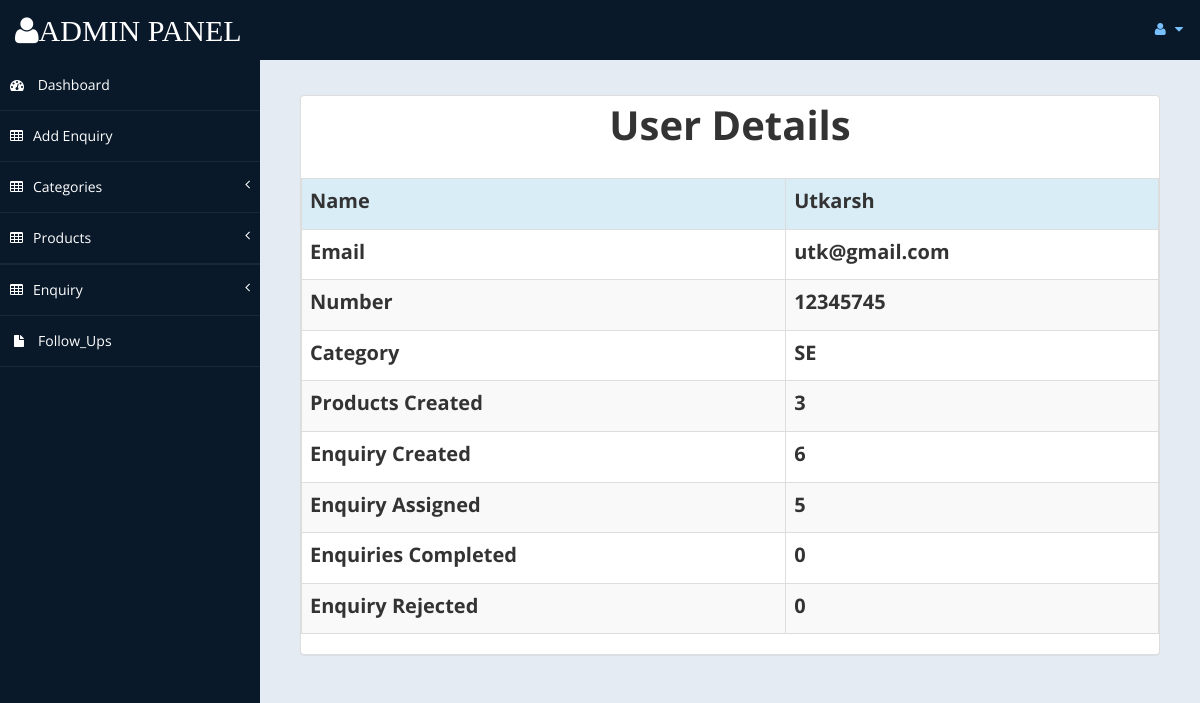
The page /user_profile.php (signed in) on the database its author committed.
### tables this page shows
CREATE TABLE IF NOT EXISTS `myusers` (
  `id` int(6) unsigned NOT NULL AUTO_INCREMENT,
  `name` varchar(30) NOT NULL,
  `number` varchar(10) DEFAULT NULL,
  `email` varchar(50) NOT NULL,
  `password` varchar(10) NOT NULL,
  `category` enum('admin','adminstrator','SE') DEFAULT NULL,
  PRIMARY KEY (`id`)
);

### user_profile.php (the view, shortened to what this page needs)
<!DOCTYPE html>
<html xmlns="http://www.w3.org/1999/xhtml">
<head>
    <link href="assets/css/bootstrap.css" rel="stylesheet" />
    <link href="assets/css/font-awesome.css" rel="stylesheet" />
    <link href="assets/css/custom-styles.css" rel="stylesheet" />
      <link href="assets/js/dataTables/dataTables.bootstrap.css" rel="stylesheet" />
</head>
<body  style="overflow-x:hidden;">
    <div id="wrapper">
      <?php include('db1.php');
include('session.php');
$email_id=$_SESSION['email'];
 ?>
        <div id="page-wrapper"  >
            <div id="page-inner">
			 <div class="row">
                         <div class="col-md-12">
                         <div class="panel panel-default" style="width:100%;" >
                      <div class='enquiry_form'>
                    <?php
                                include('db1.php');
                                $sql = "SELECT * FROM myusers where email='$email_id'";
                    if($result = mysqli_query($conn, $sql)){
                        if(mysqli_num_rows($result) > 0){
                                while($row = mysqli_fetch_array($result)){
                                $id=$row["id"];
                                $name=$row["name"];
                                $email=$row["email"];
                                $number=$row['number'];
                                $category=$row['category'];
                            }
                        }
                    }
                        ?>
            <div   class="table-responsive">
            <div style="text-align:center">
            <label style="font-size:40px">User Details </label>
            </div>
            <table class="table table-striped table-bordered table-hover">
            <tr class="info">
            <td>
            <label style="font-size:20px">Name</label></td>
            <td><label style="font-size:20px"><?php echo $name ?></label></td>
          </tr>
            <br>
              <tr>
            <td>
            <label style="font-size:20px">Email</label></td>
            <td><label style="font-size:20px"><?php echo $email ?></label></td>
          </tr>  <tr>
            <td>
            <label style="font-size:20px">Number</label></td>
            <td><label style="font-size:20px"><?php echo $number ?></label></td>
          </tr>  <tr>
            <td>
            <label style="font-size:20px">Category</label></td>
            <td><label style="font-size:20px"><?php echo $category ?></label></td>
          </tr>
            <?php
            include('db1.php');
            $sql1 = "SELECT COUNT(name) AS name  FROM product where user_id='$id'";
            if($result1 = mysqli_query($conn, $sql1)){
            if(mysqli_num_rows($result1) > 0){
            while($row1 = mysqli_fetch_array($result1)){
                                     $count_products=$row1['name'];
              }
            }
          }
              ?>
              <?php
            include('db1.php');
            $sql1 = "SELECT COUNT(name) AS name  FROM enquiry where user_id='$id' AND id NOT IN(SELECT enquiry_id from followup where status='Confirm' OR status ='Reject' )";
            if($result1 = mysqli_query($conn, $sql1)){
            if(mysqli_num_rows($result1) > 0){
            while($row1 = mysqli_fetch_array($result1)){
                                     $count_enquiry=$row1['name'];
              }
            }
          }
              ?>
              <?php
            include('db1.php');
            $sql1 = "SELECT COUNT(name) AS name  FROM enquiry where assigned='$id'";
            if($result1 = mysqli_query($conn, $sql1)){
            if(mysqli_num_rows($result1) > 0){
            while($row1 = mysqli_fetch_array($result1)){
                                     $count_assigned=$row1['name'];
              }
            }
          }
              ?>
              <?php
            include('db1.php');
            $sql1 = "SELECT COUNT(enquiry_id) AS enquiry_id  FROM followup where transfer_id='$id' and status='Confirm'";
            if($result1 = mysqli_query($conn, $sql1)){
            if(mysqli_num_rows($result1) > 0){
            while($row1 = mysqli_fetch_array($result1)){
            $count_completed=$row1['enquiry_id'];
              }
            }
          }
              ?>
              <?php
            include('db1.php');
            $sql1 = "SELECT COUNT(enquiry_id) AS enquiry  FROM followup where transfer_id='$id' and status='Reject'";
            if($result1 = mysqli_query($conn, $sql1)){
            if(mysqli_num_rows($result1) > 0){
            while($row1 = mysqli_fetch_array($result1)){
            $count_reject=$row1['enquiry'];
              }
            }
          }
              ?>
                <tr>
            <td>
            <label style="font-size:20px">Products Created</label></td>
            <td><label style="font-size:20px"><?php echo $count_products; ?></label></td>
          </tr>
            <tr>
            <td>
            <label style="font-size:20px">Enquiry Created</label></td>
            <td><label style="font-size:20px"><?php echo $count_enquiry; ?></label></td>
          </tr>
            <tr>
            <td>
            <label style="font-size:20px">Enquiry Assigned</label></td>
            <td><label style="font-size:20px">
              <?php
              if($count_completed==0)
               {
                echo $count_assigned;
               }
               else{
               echo $count_assigned-$count_completed;
                }
                ?>
            </label></td>
          </tr>
          <tr>
            <td>
            <label style="font-size:20px">Enquiries Completed</label></td>
            <td><label style="font-size:20px"><?php echo $count_completed; ?>
              </label></td>
          </tr>
          <tr>
            <td>
            <label style="font-size:20px">Enquiry Rejected</label></td>
            <td><label style="font-size:20px"><?php echo $count_reject; ?></label></td>
          </tr>
        </table>
      </div>
                   </div>
               </div>
           </div>
                    </div>
                </div>
              </div>
				</div>
</body>
</html>

### session.php (shortened to what this page needs)
<?php
   include('db.php');
   $user_check=$_SESSION['email'];
                    include('include/adminheader.php');
                             $sql= "SELECT * FROM myusers where email='$user_check'";
                    if($result = mysqli_query($conn, $sql)){
                        if(mysqli_num_rows($result) > 0){
                                while($row = mysqli_fetch_array($result)){
                             $category=$row['category'];
                             $id=$row['id'];
                            }
                        }
                    }
                    $sql3= "SELECT * FROM myusers where id='$id'";
                    if($result3 = mysqli_query($conn, $sql3)){
                        if(mysqli_num_rows($result3) > 0){
                                while($row3 = mysqli_fetch_array($result3)){
                            if($category==='admin' || $category==='adminstrator')
                            {
                           include('include/adminleftnavigation.php');                            }
                            else
                            {
                         include('include/adminleftnavigation2.php');
                            }
                        }
                        }
                    }
?>

### include/adminleftnavigation2.php (shortened to what this page needs)
<nav class="navbar-default navbar-side" role="navigation">
            <div class="sidebar-collapse">
                <ul class="nav" id="main-menu">
                    <li>
                        <a href="index.php"><i class="fa fa-dashboard"></i> Dashboard</a>
                    </li>
                    <li>
                                <a href="enquiry_create.php"><i class="fa fa-table"></i>Add Enquiry</a>
                            </li>
                    <li>
                        <a href="#"><i class="fa fa-table"></i>Categories<span class="fa arrow"></span></a>
                    </li>
                     <li>
                        <a href="#"><i class="fa fa-table"></i>Products<span class="fa arrow"></span></a>
                    </li>
                    <li>
                        <li>
                        <a href="#"><i class="fa fa-table"></i>Enquiry<span class="fa arrow"></span></a>
                    </li>
                    <li>
                        <a href="followup_details.php"><i class="fa fa-fw fa-file"></i>Follow_Ups</a>
                    </li>
                </ul>
            </div>
        </nav>

### assets/css/custom-styles.css (style rules this page uses)
body { font-family: 'Open Sans', sans-serif; }
#wrapper { width: 100%; background:#09192A; }
#page-wrapper { padding: 15px 15px; min-height: 600px; background:#E5EBF2; }
#page-inner { width:100%; margin:10px 20px 10px 0px; background-color:transparent; padding:10px; min-height:1200px; }
.arrow { float: right; }
.fa.arrow:before { content: "\f104"; }
.sidebar-collapse , .sidebar-collapse .nav { background:none; }
.sidebar-collapse .nav { padding:0; }
.sidebar-collapse .nav > li > a { color:#fff; background:transparent; text-shadow:none; }
.sidebar-collapse > .nav > li > a { padding:15px 10px; }
.sidebar-collapse > .nav > li { border-bottom: 1px solid rgba(107, 108, 109, 0.19); }
.navbar-side { border:none; background-color: transparent; }
.navbar-default { border:0px solid black; }
.nav > li > a > i { margin-right:10px; }
@media (min-width:768px) { #page-wrapper { margin: 0 0 0 260px; padding: 15px 30px; min-height: 1200px; } }
@media (min-width:768px) { .navbar-side { z-index: 1; position: absolute; width: 260px; } }

### rows shown on the page
myusers: shows "Dashboard", name "Utkarsh", email "utk@gmail.com", number "12345745", category "SE"

### other values the page prints
$count_products "3"
$count_enquiry "6"
$count_assigned "5"
$count_completed "0"
$count_reject "0"
